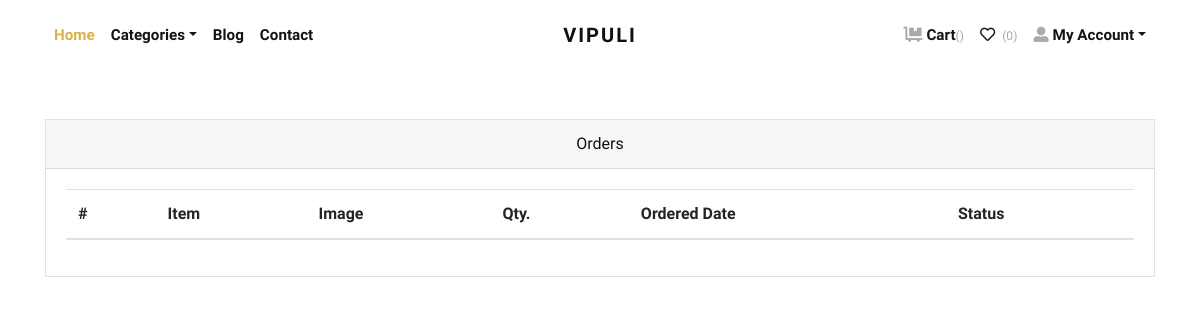
Before: /orders/ (signed in) with the older database file.
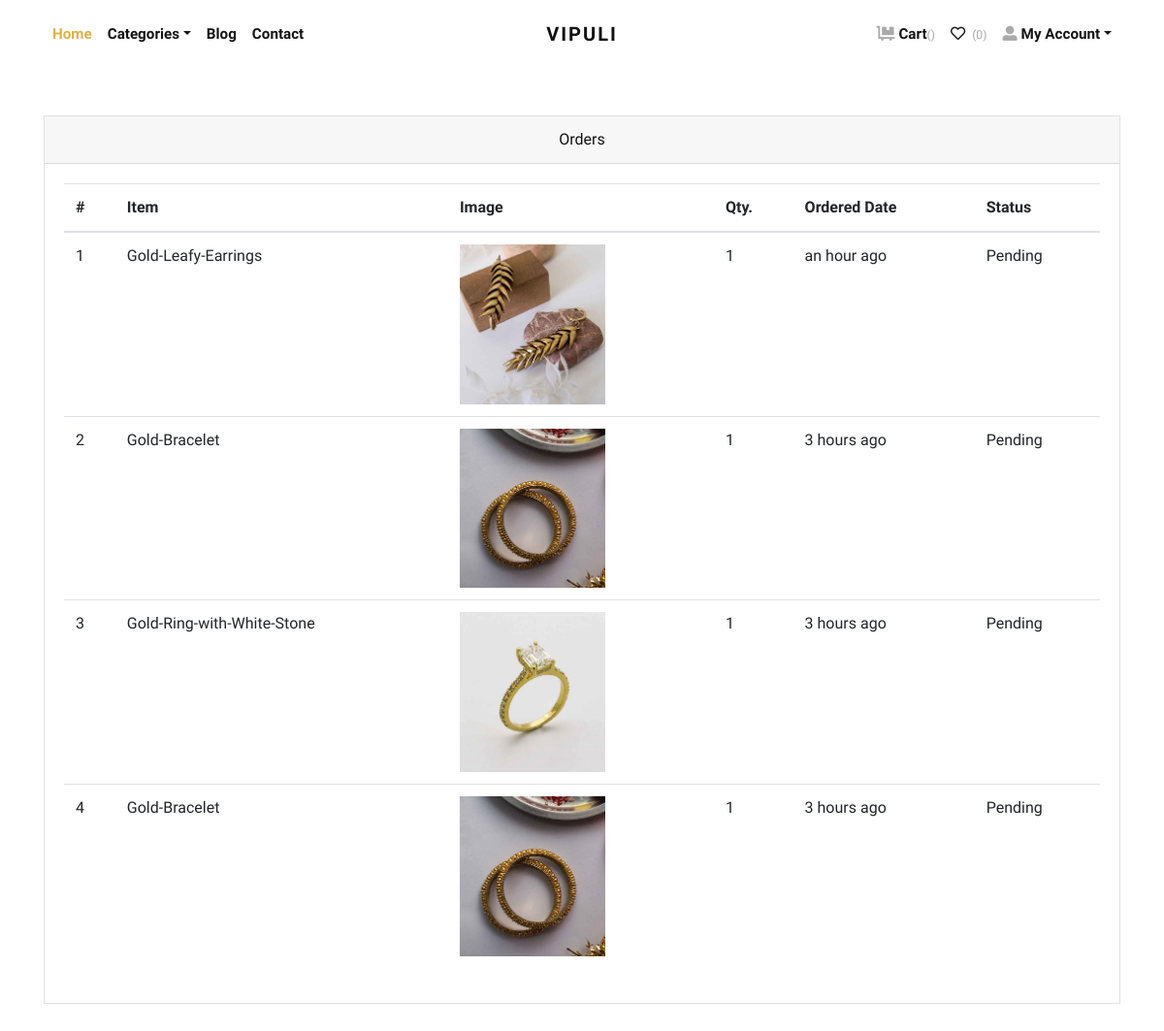
After: the same page with the newer database file.
### store/models.py (models this page shows, shortened)
class Order(models.Model):
    user = models.ForeignKey(User, verbose_name="User", on_delete=models.CASCADE)
    address = models.ForeignKey(Address, verbose_name="Shipping Address", on_delete=models.CASCADE)
    product = models.ForeignKey(Product, verbose_name="Product", on_delete=models.CASCADE)
    quantity = models.PositiveIntegerField(verbose_name="Quantity")
    ordered_date = models.DateTimeField(auto_now_add=True, verbose_name="Ordered Date")
    status = models.CharField(
        choices=STATUS_CHOICES,
        max_length=50,
        default="Pending"
        )

class Product(models.Model):
    title = models.CharField(max_length=150, verbose_name="Product Title")
    slug = models.SlugField(max_length=160, verbose_name="Product Slug")
    sku = models.CharField(max_length=255, unique=True, verbose_name="Unique Product ID (SKU)")
    short_description = models.TextField(verbose_name="Short Description")
    detail_description = models.TextField(blank=True, null=True, verbose_name="Detail Description")
    product_image = models.ImageField(upload_to='product', blank=True, null=True, verbose_name="Product Image")
    price = models.DecimalField(max_digits=8, decimal_places=2)
    category = models.ForeignKey(Category, verbose_name="Product Categoy", on_delete=models.CASCADE)
    is_active = models.BooleanField(verbose_name="Is Active?")
    is_featured = models.BooleanField(verbose_name="Is Featured?")
    created_at = models.DateTimeField(auto_now_add=True, verbose_name="Created Date")
    updated_at = models.DateTimeField(auto_now=True, verbose_name="Updated Date")
    class Meta:
        verbose_name_plural = 'Products'
        ordering = ('-created_at', )

### store/views.py (the view)
# urls.py: path('orders/', views.orders, name="orders"),
@login_required
def orders(request):
    all_orders = Order.objects.filter(user=request.user).order_by('-ordered_date')
    return render(request, 'store/orders.html', {'orders': all_orders})

### templates/store/orders.html (shortened to what this page needs)
{% extends 'base.html' %}
{% load static %}
{% load humanize %}
    {% block content %}
      <div class="container py-5">
        <div class="row">
          <div class="col-lg-12">
            <div class="card mb-4" id="tables">
              <div class="card-header text-center">Orders</div>
              <div class="card-body">
                <table class="table table-hover">
                  <thead>
                    <tr>
                      <th>#</th>
                      <th>Item</th>
                      <th>Image</th>
                      <th>Qty.</th>
                      <th>Ordered Date</th>
                      <th>Status</th>
                    </tr>
                  </thead>
                  <tbody>
                    {% if orders %}
                    {% for order in orders %}
                    <tr>
                      <td>{{forloop.counter}}</td>
                      <td>{{order.product.title}}</td>
                      <td>
                        {% if order.product.product_image %}
                          <img src="{{order.product.product_image.url}}" alt="{{order.product.product_ttile}}" style="width:150px;">
                        {% endif %}
                      </td>
                      <td>{{order.quantity}}</td>
                      <td>{{order.ordered_date|naturaltime}}</td>
                      <td>
                        {{order.status}}
                      </td>
                    </tr>
                    {% endfor %}
                    {% endif %}
                  </tbody>
                </table>
              </div>
            </div>
          </div>
        </div>
      </div>
{% endblock content %}

### templates/base.html (shortened to what this page needs)
{% load static %}
<!DOCTYPE html>
<html>
  <head>
    <link rel="stylesheet" href="{% static 'vendor/bootstrap/css/bootstrap.min.css' %}">
    <link rel="stylesheet" href="{% static 'vendor/lightbox2/css/lightbox.min.css' %}">
    <link rel="stylesheet" href="{% static 'vendor/nouislider/nouislider.min.css' %}">
    <link rel="stylesheet" href="{% static 'vendor/bootstrap-select/css/bootstrap-select.min.css' %}">
    <link rel="stylesheet" href="{% static 'vendor/owl.carousel2/assets/owl.carousel.min.css' %}">
    <link rel="stylesheet" href="{% static 'vendor/owl.carousel2/assets/owl.theme.default.css' %}">
    <link rel="stylesheet" href="{% static 'css/style.default.css' %}" id="theme-stylesheet">
    <link rel="stylesheet" href="{% static 'css/custom.css' %}">
  </head>
  <body>
    <div class="page-holder">
      {% include 'navbar.html' %}
      {% block content %}
      {% endblock content %}
      {% include 'scripts.html' %}

### templates/navbar.html (shortened to what this page needs)
{% load static %}
      <header class="header bg-white">
        <div class="container px-0 px-lg-3">
          <nav class="navbar navbar-expand-lg navbar-light py-3 px-lg-0"><a class="navbar-brand" href="{% url 'store:home' %}"><span class="font-weight-bold text-uppercase text-dark">Vipuli</span></a>
            <div class="collapse navbar-collapse" id="navbarSupportedContent">
              <ul class="navbar-nav mr-auto">
                <li class="nav-item">
                  <a class="nav-link active" href="{% url 'store:home' %}">Home</a>
                </li>
                <li class="nav-item dropdown"><a class="nav-link dropdown-toggle" id="pagesDropdown" href="#" data-toggle="dropdown" aria-haspopup="true" aria-expanded="false">Categories</a>
                </li>
                <li class="nav-item">
                  <a class="nav-link" href="{% url 'store:home' %}">Blog</a>
                </li>
                <li class="nav-item">
                  <a class="nav-link" href="{% url 'store:home' %}">Contact</a>
                </li>
              </ul>
              <ul class="navbar-nav ml-auto">
                {% if request.user.is_authenticated %}
                  <li class="nav-item"><a class="nav-link" href="{% url 'store:cart' %}"> <i class="fas fa-dolly-flatbed mr-1 text-gray"></i>Cart<small class="text-gray">({{cart_items.count}})</small></a></li>
                  <li class="nav-item"><a class="nav-link" href="#"> <i class="far fa-heart mr-1"></i><small class="text-gray"> (0)</small></a></li>
                  <li class="nav-item dropdown"><a class="nav-link dropdown-toggle" id="pagesDropdown" href="#" data-toggle="dropdown" aria-haspopup="true" aria-expanded="false"><i class="fas fa-user-alt mr-1 text-gray"></i>My Account</a></a>
                </li>
                {% else %}
                  <li class="nav-item"><a class="nav-link" href="{% url 'store:login' %}">Login</a></li>
                  <li class="nav-item"><a class="nav-link" href="{% url 'store:register' %}">Create Account</a></li>
                {% endif %}
              </ul>
            </div>
          </nav>
        </div>
      </header>

### templates/scripts.html (shortened to what this page needs)
{% load static %}
      <link rel="stylesheet" href="https://use.fontawesome.com/releases/v5.7.1/css/all.css">
    </div>
  </body>
</html>

### jewelryshop/static/css/style.default.css (style rules this page uses)
.text-gray { color: #aaa !important; }
.navbar { position: relative; }
@media (min-width: 992px) { .navbar-brand { position: absolute; top: 50%; left: 50%; -webkit-transform: translate(-50%, -50%); transform: translate(-50%, -50%); } }
.text-uppercase { text-transform: uppercase; letter-spacing: 0.1em; }
.navbar { padding: 0.5rem 1rem; }
.navbar-brand { display: inline-block; padding-top: 0.3125rem; padding-bottom: 0.3125rem; margin-right: 1rem; font-size: 1.25rem; }
.navbar-light .navbar-brand { color: #dcb14a; }
.navbar-light .navbar-nav .nav-link { color: rgba(17, 17, 17, 0.99); font-weight: 800; font-size: 0.95rem; transition: all 0.3s; }
.navbar-light .navbar-nav .show > .nav-link, .navbar-light .navbar-nav .active > .nav-link, .navbar-light .navbar-nav .nav-link.show, .navbar-light .navbar-nav .nav-link.active { color: #dcb14a; }
body { font-family: "Libre Franklin", sans-serif; font-size: 1rem; font-weight: 400; line-height: 1.5; color: #111111; background-color: #fff; }
a { color: #dcb14a; text-decoration: none; }
small, .small { font-size: 80%; font-weight: 400; }
.text-dark { color: #111111 !important; }
.nav-link { padding: 0.5rem 1rem; }
.card { background-color: #fff; border: 1px solid rgba(17, 17, 17, 0.125); border-radius: 0; }
.card-body { padding: 1.25rem; }
.card-header { padding: 0.75rem 1.25rem; background-color: rgba(17, 17, 17, 0.03); border-bottom: 1px solid rgba(17, 17, 17, 0.125); }
.card-header:first-child { border-radius: calc(0 - 1px) calc(0 - 1px) 0 0; }

Changed rows visible on the page:
added Order: product "Gold-Leafy-Earrings", product.product_image (picture), quantity "1", ordered_date "an hour ago", status "Pending"
added Order: product "Gold-Bracelet", product.product_image (picture), quantity "1", ordered_date "3 hours ago", status "Pending"
added Order: product "Gold-Ring-with-White-Stone", product.product_image (picture), quantity "1", ordered_date "3 hours ago", status "Pending"
added Order: product "Gold-Bracelet", product.product_image (picture), quantity "1", ordered_date "3 hours ago", status "Pending"
